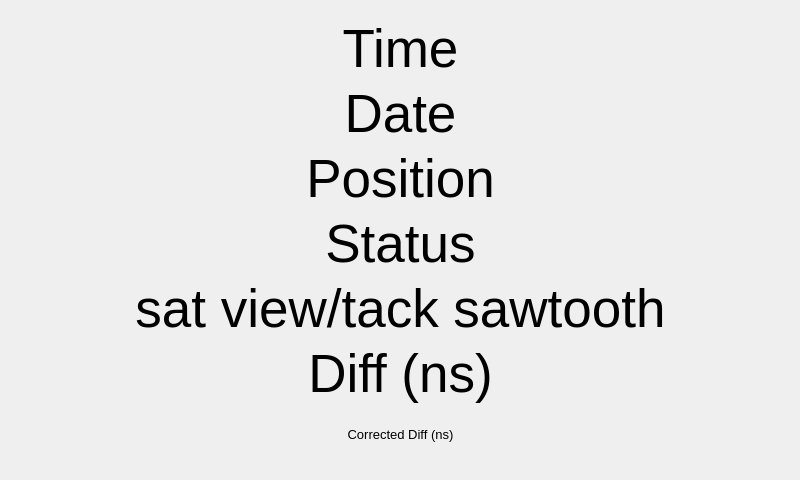
<?xml version="1.0" encoding="UTF-8"?>
<ui version="4.0">
 <class>Dialog</class>
 <widget class="QDialog" name="Dialog">
  <property name="geometry">
   <rect>
    <x>0</x>
    <y>0</y>
    <width>800</width>
    <height>480</height>
   </rect>
  </property>
  <property name="windowTitle">
   <string>Dialog</string>
  </property>
  <widget class="QStackedWidget" name="stackedWidget">
   <property name="geometry">
    <rect>
     <x>0</x>
     <y>0</y>
     <width>800</width>
     <height>480</height>
    </rect>
   </property>
   <property name="currentIndex">
    <number>0</number>
   </property>
   <widget class="QWidget" name="main">
    <widget class="QPushButton" name="btnFuegoNuevo">
     <property name="geometry">
      <rect>
       <x>620</x>
       <y>340</y>
       <width>171</width>
       <height>131</height>
      </rect>
     </property>
     <property name="autoFillBackground">
      <bool>false</bool>
     </property>
     <property name="styleSheet">
      <string notr="true">border: none;</string>
     </property>
     <property name="text">
      <string/>
     </property>
     <property name="flat">
      <bool>true</bool>
     </property>
    </widget>
    <widget class="QWidget" name="layoutWidget">
     <property name="geometry">
      <rect>
       <x>10</x>
       <y>9</y>
       <width>781</width>
       <height>461</height>
      </rect>
     </property>
     <layout class="QVBoxLayout" name="Datos">
      <property name="spacing">
       <number>5</number>
      </property>
      <property name="sizeConstraint">
       <enum>QLayout::SetDefaultConstraint</enum>
      </property>
      <property name="leftMargin">
       <number>10</number>
      </property>
      <property name="topMargin">
       <number>10</number>
      </property>
      <property name="rightMargin">
       <number>10</number>
      </property>
      <property name="bottomMargin">
       <number>10</number>
      </property>
      <item>
       <widget class="QLabel" name="lblTime">
        <property name="font">
         <font>
          <pointsize>40</pointsize>
          <stylestrategy>PreferDefault</stylestrategy>
         </font>
        </property>
        <property name="cursor">
         <cursorShape>PointingHandCursor</cursorShape>
        </property>
        <property name="mouseTracking">
         <bool>false</bool>
        </property>
        <property name="frameShape">
         <enum>QFrame::NoFrame</enum>
        </property>
        <property name="frameShadow">
         <enum>QFrame::Plain</enum>
        </property>
        <property name="lineWidth">
         <number>0</number>
        </property>
        <property name="text">
         <string>Time</string>
        </property>
        <property name="alignment">
         <set>Qt::AlignCenter</set>
        </property>
        <property name="textInteractionFlags">
         <set>Qt::NoTextInteraction</set>
        </property>
       </widget>
      </item>
      <item>
       <widget class="QLabel" name="lblDate">
        <property name="font">
         <font>
          <pointsize>40</pointsize>
          <stylestrategy>PreferDefault</stylestrategy>
         </font>
        </property>
        <property name="cursor">
         <cursorShape>PointingHandCursor</cursorShape>
        </property>
        <property name="frameShape">
         <enum>QFrame::NoFrame</enum>
        </property>
        <property name="frameShadow">
         <enum>QFrame::Plain</enum>
        </property>
        <property name="lineWidth">
         <number>0</number>
        </property>
        <property name="text">
         <string>Date</string>
        </property>
        <property name="alignment">
         <set>Qt::AlignCenter</set>
        </property>
        <property name="textInteractionFlags">
         <set>Qt::NoTextInteraction</set>
        </property>
       </widget>
      </item>
      <item>
       <widget class="QLabel" name="lblPosition">
        <property name="enabled">
         <bool>true</bool>
        </property>
        <property name="font">
         <font>
          <pointsize>40</pointsize>
          <stylestrategy>PreferDefault</stylestrategy>
         </font>
        </property>
        <property name="cursor">
         <cursorShape>PointingHandCursor</cursorShape>
        </property>
        <property name="frameShape">
         <enum>QFrame::NoFrame</enum>
        </property>
        <property name="frameShadow">
         <enum>QFrame::Plain</enum>
        </property>
        <property name="lineWidth">
         <number>0</number>
        </property>
        <property name="text">
         <string>Position</string>
        </property>
        <property name="alignment">
         <set>Qt::AlignCenter</set>
        </property>
        <property name="textInteractionFlags">
         <set>Qt::NoTextInteraction</set>
        </property>
       </widget>
      </item>
      <item>
       <widget class="QLabel" name="lblStatus">
        <property name="font">
         <font>
          <pointsize>40</pointsize>
          <stylestrategy>PreferDefault</stylestrategy>
         </font>
        </property>
        <property name="cursor">
         <cursorShape>PointingHandCursor</cursorShape>
        </property>
        <property name="frameShape">
         <enum>QFrame::NoFrame</enum>
        </property>
        <property name="frameShadow">
         <enum>QFrame::Plain</enum>
        </property>
        <property name="lineWidth">
         <number>0</number>
        </property>
        <property name="text">
         <string>Status</string>
        </property>
        <property name="alignment">
         <set>Qt::AlignCenter</set>
        </property>
        <property name="textInteractionFlags">
         <set>Qt::NoTextInteraction</set>
        </property>
       </widget>
      </item>
      <item>
       <widget class="QLabel" name="lblSVTS">
        <property name="font">
         <font>
          <pointsize>40</pointsize>
          <stylestrategy>PreferDefault</stylestrategy>
         </font>
        </property>
        <property name="cursor">
         <cursorShape>PointingHandCursor</cursorShape>
        </property>
        <property name="frameShape">
         <enum>QFrame::NoFrame</enum>
        </property>
        <property name="frameShadow">
         <enum>QFrame::Plain</enum>
        </property>
        <property name="lineWidth">
         <number>0</number>
        </property>
        <property name="text">
         <string>sat view/tack sawtooth</string>
        </property>
        <property name="alignment">
         <set>Qt::AlignCenter</set>
        </property>
        <property name="textInteractionFlags">
         <set>Qt::NoTextInteraction</set>
        </property>
       </widget>
      </item>
      <item>
       <widget class="QLabel" name="lblLCD">
        <property name="font">
         <font>
          <pointsize>40</pointsize>
          <stylestrategy>PreferDefault</stylestrategy>
         </font>
        </property>
        <property name="cursor">
         <cursorShape>PointingHandCursor</cursorShape>
        </property>
        <property name="layoutDirection">
         <enum>Qt::LeftToRight</enum>
        </property>
        <property name="frameShape">
         <enum>QFrame::NoFrame</enum>
        </property>
        <property name="frameShadow">
         <enum>QFrame::Plain</enum>
        </property>
        <property name="lineWidth">
         <number>0</number>
        </property>
        <property name="text">
         <string>Diff (ns)</string>
        </property>
        <property name="alignment">
         <set>Qt::AlignCenter</set>
        </property>
        <property name="textInteractionFlags">
         <set>Qt::NoTextInteraction</set>
        </property>
       </widget>
      </item>
      <item>
       <widget class="QLabel" name="lblCLCD">
        <property name="font">
         <font>
          <pointsize>10</pointsize>
          <stylestrategy>PreferDefault</stylestrategy>
         </font>
        </property>
        <property name="cursor">
         <cursorShape>PointingHandCursor</cursorShape>
        </property>
        <property name="layoutDirection">
         <enum>Qt::LeftToRight</enum>
        </property>
        <property name="frameShape">
         <enum>QFrame::NoFrame</enum>
        </property>
        <property name="frameShadow">
         <enum>QFrame::Plain</enum>
        </property>
        <property name="lineWidth">
         <number>0</number>
        </property>
        <property name="text">
         <string>Corrected Diff (ns)</string>
        </property>
        <property name="alignment">
         <set>Qt::AlignCenter</set>
        </property>
        <property name="textInteractionFlags">
         <set>Qt::NoTextInteraction</set>
        </property>
       </widget>
      </item>
     </layout>
     <zorder>lblDate</zorder>
     <zorder>lblTime</zorder>
     <zorder>lblPosition</zorder>
     <zorder>lblLCD</zorder>
     <zorder>lblCLCD</zorder>
     <zorder>lblSVTS</zorder>
     <zorder>lblStatus</zorder>
    </widget>
    <zorder>layoutWidget</zorder>
    <zorder>btnFuegoNuevo</zorder>
   </widget>
   <widget class="QWidget" name="satellites">
    <widget class="QPushButton" name="btnFuegoNuevo_2">
     <property name="geometry">
      <rect>
       <x>620</x>
       <y>340</y>
       <width>171</width>
       <height>131</height>
      </rect>
     </property>
     <property name="autoFillBackground">
      <bool>false</bool>
     </property>
     <property name="styleSheet">
      <string notr="true">border: none;</string>
     </property>
     <property name="text">
      <string/>
     </property>
     <property name="flat">
      <bool>true</bool>
     </property>
    </widget>
    <widget class="SkyplotWidget" name="skyplot" native="true">
     <property name="geometry">
      <rect>
       <x>20</x>
       <y>20</y>
       <width>400</width>
       <height>400</height>
      </rect>
     </property>
    </widget>
    <widget class="QRoundProgressBar" name="ch01" native="true">
     <property name="geometry">
      <rect>
       <x>430</x>
       <y>20</y>
       <width>80</width>
       <height>80</height>
      </rect>
     </property>
    </widget>
    <widget class="QRoundProgressBar" name="ch02" native="true">
     <property name="geometry">
      <rect>
       <x>520</x>
       <y>20</y>
       <width>80</width>
       <height>80</height>
      </rect>
     </property>
    </widget>
    <widget class="QRoundProgressBar" name="ch03" native="true">
     <property name="geometry">
      <rect>
       <x>610</x>
       <y>20</y>
       <width>80</width>
       <height>80</height>
      </rect>
     </property>
    </widget>
    <widget class="QRoundProgressBar" name="ch04" native="true">
     <property name="geometry">
      <rect>
       <x>700</x>
       <y>20</y>
       <width>80</width>
       <height>80</height>
      </rect>
     </property>
    </widget>
    <widget class="QRoundProgressBar" name="ch05" native="true">
     <property name="geometry">
      <rect>
       <x>430</x>
       <y>110</y>
       <width>80</width>
       <height>80</height>
      </rect>
     </property>
    </widget>
    <widget class="QRoundProgressBar" name="ch08" native="true">
     <property name="geometry">
      <rect>
       <x>700</x>
       <y>110</y>
       <width>80</width>
       <height>80</height>
      </rect>
     </property>
    </widget>
    <widget class="QRoundProgressBar" name="ch06" native="true">
     <property name="geometry">
      <rect>
       <x>520</x>
       <y>110</y>
       <width>80</width>
       <height>80</height>
      </rect>
     </property>
    </widget>
    <widget class="QRoundProgressBar" name="ch07" native="true">
     <property name="geometry">
      <rect>
       <x>610</x>
       <y>110</y>
       <width>80</width>
       <height>80</height>
      </rect>
     </property>
    </widget>
    <widget class="QRoundProgressBar" name="ch09" native="true">
     <property name="geometry">
      <rect>
       <x>430</x>
       <y>200</y>
       <width>80</width>
       <height>80</height>
      </rect>
     </property>
    </widget>
    <widget class="QRoundProgressBar" name="ch10" native="true">
     <property name="geometry">
      <rect>
       <x>520</x>
       <y>200</y>
       <width>80</width>
       <height>80</height>
      </rect>
     </property>
    </widget>
    <widget class="QRoundProgressBar" name="ch11" native="true">
     <property name="geometry">
      <rect>
       <x>610</x>
       <y>200</y>
       <width>80</width>
       <height>80</height>
      </rect>
     </property>
    </widget>
    <widget class="QRoundProgressBar" name="ch12" native="true">
     <property name="geometry">
      <rect>
       <x>700</x>
       <y>200</y>
       <width>80</width>
       <height>80</height>
      </rect>
     </property>
    </widget>
   </widget>
   <widget class="QWidget" name="config">
    <widget class="QPushButton" name="btnFuegoNuevo_3">
     <property name="geometry">
      <rect>
       <x>620</x>
       <y>340</y>
       <width>171</width>
       <height>131</height>
      </rect>
     </property>
     <property name="autoFillBackground">
      <bool>false</bool>
     </property>
     <property name="styleSheet">
      <string notr="true">border: none;</string>
     </property>
     <property name="text">
      <string/>
     </property>
     <property name="flat">
      <bool>true</bool>
     </property>
    </widget>
    <widget class="QPlainTextEdit" name="txtDebug">
     <property name="geometry">
      <rect>
       <x>223</x>
       <y>30</y>
       <width>561</width>
       <height>271</height>
      </rect>
     </property>
     <property name="mouseTracking">
      <bool>true</bool>
     </property>
     <property name="tabletTracking">
      <bool>true</bool>
     </property>
     <property name="acceptDrops">
      <bool>false</bool>
     </property>
     <property name="autoFillBackground">
      <bool>false</bool>
     </property>
     <property name="frameShape">
      <enum>QFrame::NoFrame</enum>
     </property>
     <property name="frameShadow">
      <enum>QFrame::Plain</enum>
     </property>
     <property name="lineWidth">
      <number>0</number>
     </property>
     <property name="verticalScrollBarPolicy">
      <enum>Qt::ScrollBarAlwaysOff</enum>
     </property>
     <property name="horizontalScrollBarPolicy">
      <enum>Qt::ScrollBarAlwaysOff</enum>
     </property>
     <property name="readOnly">
      <bool>true</bool>
     </property>
     <property name="textInteractionFlags">
      <set>Qt::NoTextInteraction</set>
     </property>
    </widget>
    <widget class="QWidget" name="layoutWidget">
     <property name="geometry">
      <rect>
       <x>20</x>
       <y>10</y>
       <width>191</width>
       <height>451</height>
      </rect>
     </property>
     <layout class="QVBoxLayout" name="verticalLayout">
      <item>
       <widget class="QPushButton" name="pbSavePosition">
        <property name="text">
         <string>Save Position</string>
        </property>
       </widget>
      </item>
      <item>
       <widget class="QPushButton" name="pbSendPosition">
        <property name="text">
         <string>Send Position</string>
        </property>
       </widget>
      </item>
      <item>
       <widget class="QPushButton" name="pbSetDefaults">
        <property name="text">
         <string>Set Default</string>
        </property>
       </widget>
      </item>
      <item>
       <widget class="QPushButton" name="pbSurvey">
        <property name="text">
         <string>Survey</string>
        </property>
       </widget>
      </item>
      <item>
       <widget class="QPushButton" name="pbConfig">
        <property name="text">
         <string>Config</string>
        </property>
       </widget>
      </item>
      <item>
       <widget class="QPushButton" name="pbReboot">
        <property name="text">
         <string>Reboot</string>
        </property>
       </widget>
      </item>
      <item>
       <widget class="QPushButton" name="pbShutdown">
        <property name="text">
         <string>Shut Down</string>
        </property>
       </widget>
      </item>
     </layout>
    </widget>
   </widget>
  </widget>
 </widget>
 <layoutdefault spacing="6" margin="11"/>
 <customwidgets>
  <customwidget>
   <class>QRoundProgressBar</class>
   <extends>QWidget</extends>
   <header>qroundprogressbar.h</header>
   <container>1</container>
  </customwidget>
  <customwidget>
   <class>SkyplotWidget</class>
   <extends>QWidget</extends>
   <header>skyplotwidget.h</header>
   <container>1</container>
  </customwidget>
 </customwidgets>
 <resources/>
 <connections/>
</ui>
